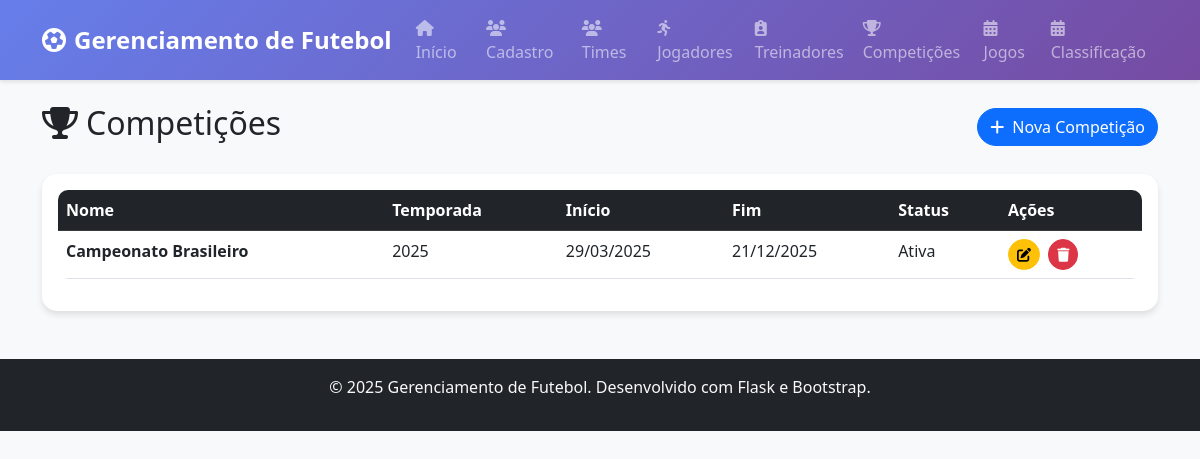
Screenshot of /competicoes with the database file from the repository.
### app/models/competicao.py (models this page shows)
class Competicao(db.Model):
    id: so.Mapped[int] = so.mapped_column(primary_key=True)
    nome: so.Mapped[str] = so.mapped_column(db.String(100), nullable=False)
    temporada: so.Mapped[int] = so.mapped_column(nullable=False)
    data_inicio: so.Mapped[date] = so.mapped_column(db.Date, nullable=False)
    data_fim: so.Mapped[date] = so.mapped_column(db.Date, nullable=False)
    descricao: so.Mapped[Optional[str]] = so.mapped_column(db.Text)
    created_at: so.Mapped[datetime] = so.mapped_column(db.DateTime, default=datetime.utcnow)
    updated_at: so.Mapped[datetime] = so.mapped_column(db.DateTime, default=datetime.utcnow, onupdate=datetime.utcnow)
    jogos: so.Mapped[List['Jogo']] = so.relationship(back_populates='competicao')
    def status(self):
        hoje = datetime.now().date()
        if hoje < self.data_inicio:
            return 'Não Iniciada'
        elif hoje > self.data_fim:
            return 'Encerrada'
        else:
            return 'Ativa'

### app/routes.py (the view)
@app.route('/competicoes')
def competicoes_index():
    competicoes = CompeticaoController.listar_competicoes()
    return render_template('competicoes/index.html', competicoes=competicoes)

### app/controllers/competicao_controller.py (called while the page is built)
    def listar_competicoes():
        competicoes = Competicao.query.all()
        return competicoes

### app/templates/competicoes/index.html (shortened to what this page needs)
{% extends "base.html" %}
{% block content %}
<div class="d-flex justify-content-between align-items-center mb-4">
    <h2><i class="fas fa-trophy me-2"></i>Competições</h2>
    <a href="{{ url_for('competicoes_create') }}" class="btn btn-primary">
        <i class="fas fa-plus me-2"></i>Nova Competição
    </a>
</div>
<div class="card">
    <div class="card-body">
        {% if competicoes %}
            <div class="table-responsive">
                <table class="table table-hover">
                    <thead class="table-dark">
                        <tr>
                            <th>Nome</th>
                            <th>Temporada</th>
                            <th>Início</th>
                            <th>Fim</th>
                            <th>Status</th>
                            <th>Ações</th>
                        </tr>
                    </thead>
                    <tbody>
                        {% for competicao in competicoes %}
                        <tr>
                            <td><strong>{{ competicao.nome }}</strong></td>
                            <td>{{ competicao.temporada }}</td>
                            <td>{{ competicao.data_inicio.strftime('%d/%m/%Y') }}</td>
                            <td>{{ competicao.data_fim.strftime('%d/%m/%Y') }}</td>
                            <td>{{ competicao.status() }}</td>
                            <td>
                                <a href="{{ url_for('competicoes_edit', id=competicao.id) }}" class="btn btn-sm btn-warning me-1">
                                    <i class="fas fa-edit"></i>
                                </a>
                                <form method="POST" action="{{ url_for('competicoes_delete', id=competicao.id) }}" class="d-inline">
                                    <button type="submit" class="btn btn-sm btn-danger"
                                            onclick="return confirm('Tem certeza que deseja excluir esta competição?')">
                                        <i class="fas fa-trash"></i>
                                    </button>
                                </form>
                            </td>
                        </tr>
                        {% endfor %}
                    </tbody>
                </table>
            </div>
        {% endif %}
    </div>
</div>
{% endblock %}

### app/static/css/style.css (style rules this page uses)
body { background-color: #f8f9fa; font-family: 'Segoe UI', Tahoma, Geneva, Verdana, sans-serif; }
.card { border: none; border-radius: 15px; box-shadow: 0 4px 6px rgba(0, 0, 0, 0.1); transition: transform 0.2s ease-in-out; }
.table { border-radius: 10px; overflow: hidden; }
.btn { border-radius: 25px; font-weight: 500; transition: all 0.2s ease-in-out; }
.table th { border-top: none; font-weight: 600; }
.card { animation: fadeIn 0.5s ease-out; }

### rows the page displays
Competicao: nome "Campeonato Brasileiro", temporada "2025", data_inicio "29/03/2025", data_fim "21/12/2025", status "Ativa"
